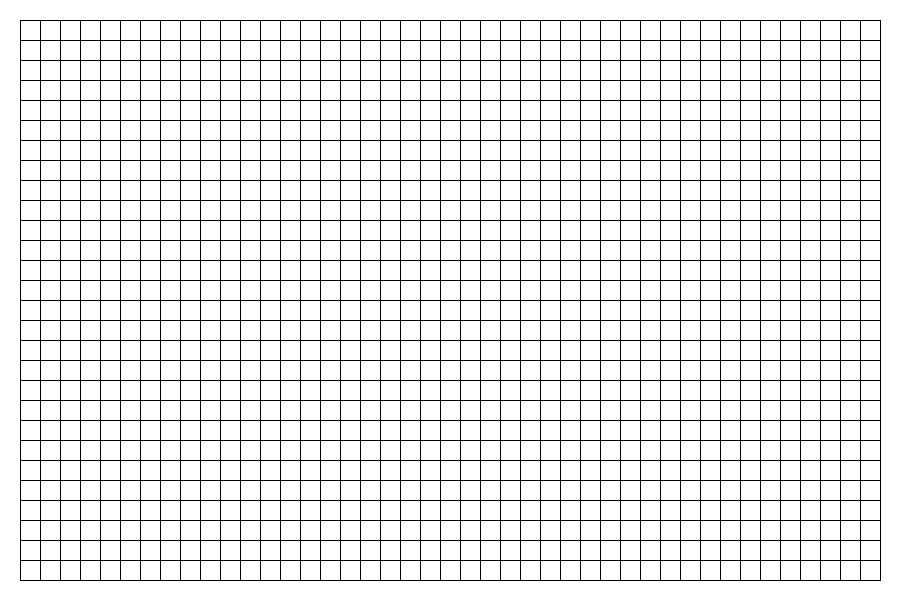
Frame 1 (no input)
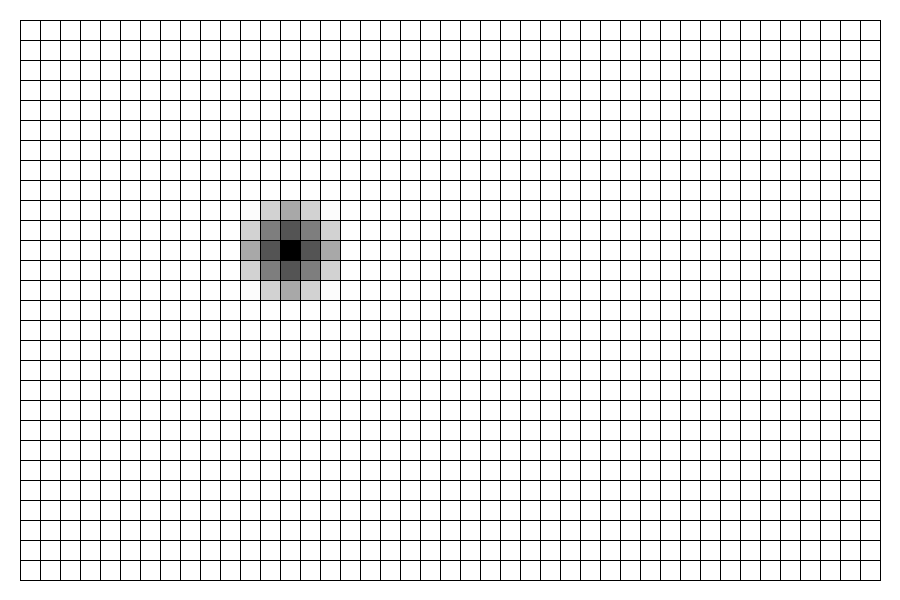
Frame 60 (the mouse pressed at the canvas centre just before this capture)
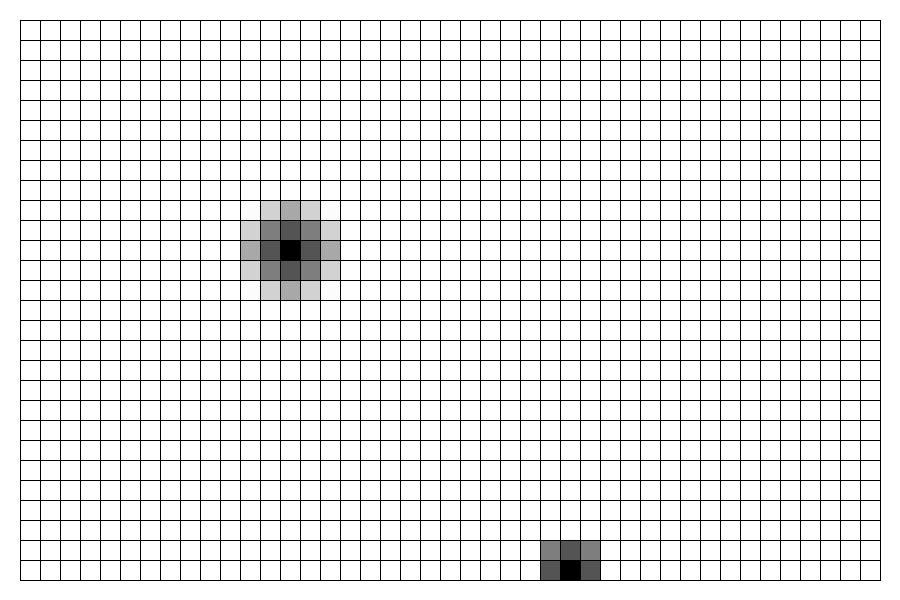
Frame 120 (the mouse held since frame 60 and released just before this capture)

The Processing sketch that drew these frames (run headless with seeded random() and noise(); from frame 60 on, the mouse is pressed at the canvas centre):

// Processing sketch: rotateArray_with_spawn
// ── rotateArray_with_spawn.pde

// parameters
int cols = 45;
int rows = 30;
float w = 20;
float w2 = 8;
int backgroundColor = 255;
int lineColor = 0;
float speed = 1.0;
int spawns = 0;
int spawnMax0 = 2;
int spawnDelay = 20; //how many frames to wait between spawns
// make it random but no more than the defined spawnMax0
int spawnMax = int(random(spawnMax0)) + 1;
int genMax = 5;
int gens = 0;
int fillColorStep = 255/(genMax+1);
int angle=5;        //angle increments during rotation
boolean testMode = true;

Cell[][] grid = new Cell[cols][rows];

void setup()
{
  size(900,600);
  noFill();
  stroke(lineColor);
  rectMode(CENTER);
  for (int j = 1; j < rows-1; j++) {      // start at 1 and got to rows-1 so there is a 1 unit margin
    for (int i = 1; i < cols-1; i++) {    // start at 1 and got to col-1 so there is a 1 unit margin
      int clr = i + j;
      //println("setup " + i + "," + j);
      if (testMode) {
        grid[i][j] = new Cell(i,j, clr);
      } else {
        grid[i][j] = new Cell2(i,j, clr);
      }
    }
  }
}

void spawn() {
      spawns++;
      int spawnRow = -1;
      int spawnCol = -1;
      while(spawnRow < 0 || spawnRow >= rows) {
        spawnRow = int(random(1, rows-1));
      }
      while(spawnCol < 0 || spawnCol >= cols) {
        spawnCol = int(random(1, cols-1));
      }
      Cell c = getCell(spawnCol,spawnRow);
      if (c != null) {
        c.spawn();
      } else {
        println("nope-spawn bad");
      }
}

void resetSpawns() {
  spawns=0;
  loop();
  spawn();
}

void mouseClicked() {
  resetSpawns();
}

void draw() {
  background(backgroundColor);
  for (int j=0; j<rows; j++) {
    for (int i=0; i<cols; i++) {
      Cell c = getCell(i,j);
      if (c != null) {
        stroke(c.myLineColor);
        fill(c.myFill);
        c.display();
      }
    }
  }
  if (frameCount % spawnDelay   == 0) {
    if (spawns <= spawnMax) { 
      spawn();
    }
  }
}

Cell getCell(int thisCol, int thisRow) {
  if (thisCol<0 || thisCol>cols-1) {  //account for the 1 cell margin
    return null;
  }
  if (thisRow<0 || thisRow>rows-1) {  //account for the 1 cell margin
    return null;
  }
  try {
    Cell c = grid[thisCol][thisRow];
    return c;
  }
  catch(Exception e) {
    println("oops getCell: " + thisCol + "," + thisRow);
    exit();
  }
    return null;
}


//------------------------------------------------------------------
class Cell {
    int myCol=0;
    int myRow=0;
    int myLineColor=-1;
    int myFill=backgroundColor;
    int multiplier = 1;
    int gen = -1;
    
    Cell(int i, int j, int lc) {
      myCol = i;
      myRow = j;
      myLineColor=lineColor;
      randomSeed(myRow+myCol * millis()); //<>//
      randomSeed(myRow * millis());
      multiplier = int(random(1, 5));
  } 
  
  void spawn() {
    if (spawns == spawnMax) {
      return;
    }
    //if (unspawned()) {
      gen = 0;
      setColor();
      gens = int(random(1, genMax)); 
      for (int i=1; i<=gens; i++) {
        generate(i);
      }
    //}
  }
  
  void setColor() {
    color c = color(255, 0, 0); 
    myFill = 0;
  }

  void changeGen(int offset) {
    myFill=offset * fillColorStep;
  }
 
  boolean unspawned() {
    return gen < 0;
  }

  void generate(int offset) {
    //println("generate: " + myCol + "," + myRow);
    if (gen < genMax) {
      for(int i=(myCol-(offset)); i <= myCol+(offset); i++) {  
        for(int j=(myRow-offset); j<= myRow+offset; j++) {
          Cell c = getCell(i,j);
          if (c != null) {
            if (c != this) {
              if (c.gen < 0) {
                c.gen = gen+offset;
                c.changeGen(abs(i-myCol)+abs(j-myRow)+offset);
              }
            }
           }
          }
      }
    }
  }
    
  void display() {
    try {
      pushMatrix();
      float tx = (myCol*w) + w/2;
      float ty = (myRow*w) + w/2;
      translate(tx, ty);
      rect(0, 0, w, w);
      popMatrix();
    }
    catch(Exception e) {
      print("oops " + myCol + "," + myRow);
    }
  }
}


//------------------------------------------------------------------
class Cell2 extends Cell {
  
  int counter=0;
  int myAngle = angle;
  float ax0 = 0;
  float ay0 = 0;
  float bx0 = 0;
  float by0 = 0;
  float cx0 = 0;
  float cy0 = 0;
  float dx0 = 0;
  float dy0 = 0;
  float mySpeed = speed;
  float rad = 1;
  float ax = 0;
  float ay = 0;
  float bx = 0;
  float by = 0;
  float cx = 0;
  float cy = 0;
  float dx = 0;
  float dy = 0;
  
  Cell2(int i, int j, int lineColor) {
    // Runs the superclass' constructor
    super(i, j, lineColor);
    randomSeed(myRow+myCol * millis());
    randomSeed(myRow * millis());
    multiplier = int(random(1, 5));
  }
  
  void display() {
    pushMatrix();
    drawRect1();
    counter++;
    //setRotation();
    setAngle();
    setLineColor();
    drawRect2();
    popMatrix();
    drawLines();
  }
  
  void drawRect1() {
    float tx = (myCol*w) + w/2;
    float ty = (myRow*w) + w/2;
    translate(tx, ty);
    noStroke();
    rect(0, 0, w, w);
    float h = w/2;
    ax0 = tx - h;
    ay0 = ty - h;
    bx0 = tx - h;
    by0 = ty - h+w;
    cx0 = tx - h+w;
    cy0 = ty - h;
    dx0 = tx - h+w;
    dy0 = ty - h+w;
  }
  
  void setRotation() {
    //multiplier = 2; //.05;
    //rad = radians((frameCount * multiplier * mySpeed) + myAngle % 360);
    rad = radians(frameCount + myAngle % 360);
    //println(rad);
    rotate(rad);
    if ((mySpeed > 1) && (frameCount % 200 == 0)) {
        // slowdown every 200 frames
        mySpeed--;
    }
  }
  
  void setAngle() {
    if ((myAngle > 0) && (frameCount % 100 == 0)) {
        // recalc every 100 frames
        myAngle = myAngle - angle;
        if (myAngle < 0) myAngle = 0;
    }
  }
  
  void setLineColor() {
    if (myLineColor != lineColor) {
      if (myLineColor > lineColor) { //<>//
        //myLineColor--;
      } else {
        //myLineColor++;
      }
    }
  }
  
  void drawRect2() {
    stroke(myLineColor);
    rect(0, 0, w2, w2);
    float h2 = w2/2;
    ax = screenX(-h2, -h2);
    ay = screenY(-h2, -h2);
    bx = screenX(-h2, h2);
    by = screenY(-h2, h2);
    cx = screenX(h2, -h2);
    cy = screenY(h2, -h2);
    dx = screenX(h2, h2);
    dy = screenY(h2, h2);
  }
  
  void drawLines() {
    line(ax0, ay0, ax, ay);
    line(bx0, by0, bx, by);
    line(cx0, cy0, cx, cy);
    line(dx0, dy0, dx, dy);
  }
  
  void setColor() {
    myFill=backgroundColor;
  }

  void changeGen(int offset) {
    super.changeGen(offset);
    if (myFill < backgroundColor) {
      myFill=backgroundColor;
      myAngle = offset * angle;
    }
  }

}
